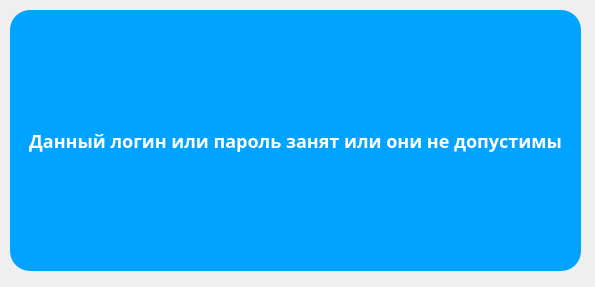
<?xml version="1.0" encoding="UTF-8"?>
<ui version="4.0">
 <class>Form</class>
 <widget class="QWidget" name="Form">
  <property name="geometry">
   <rect>
    <x>0</x>
    <y>0</y>
    <width>595</width>
    <height>287</height>
   </rect>
  </property>
  <property name="windowTitle">
   <string>Form</string>
  </property>
  <widget class="QPushButton" name="login">
   <property name="geometry">
    <rect>
     <x>10</x>
     <y>10</y>
     <width>571</width>
     <height>261</height>
    </rect>
   </property>
   <property name="styleSheet">
    <string notr="true">position: absolute;
width: 150px;
height: 52px;
left: 28px;
top: 307px;

background: #00A3FF;
box-shadow: 0px 4px 4px rgba(0, 0, 0, 0.25);
border-radius: 20px;
position: absolute;
width: 94px;
height: 28px;
left: 56px;
top: 319px;

font-family: Montserrat;
font-style: normal;
font-weight: bold;
font-size: 18px;
line-height: 22px;
display: flex;
align-items: center;
text-align: center;

color: #FFFFFF;
</string>
   </property>
   <property name="text">
    <string>Данный логин или пароль занят или они не допустимы</string>
   </property>
  </widget>
 </widget>
 <resources/>
 <connections/>
</ui>
